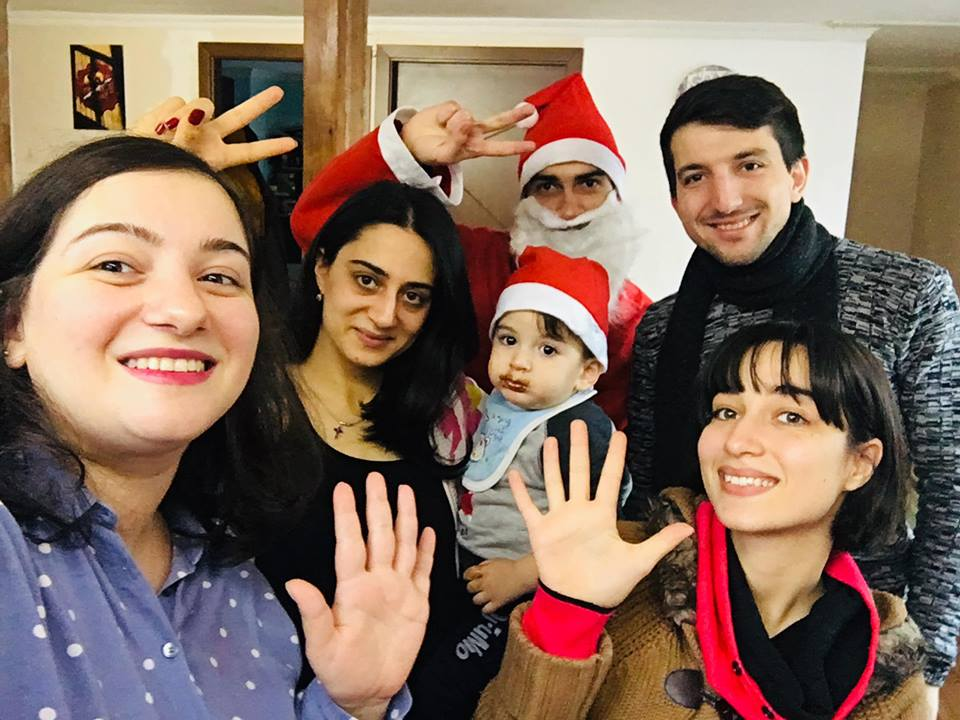
#> input picture papa.jpg, 960 x 720 px
$ python main.py
#> lines starting #> are read from the running program, lines starting #| are printed output that depends on the picture; after the words box and inside, x2 and y2 are one past the last pixel; in counts of white or black regions, pixels touching at a corner belong together
import cv2

face_cascade_db = cv2.CascadeClassifier(cv2.data.haarcascades + "haarcascade_frontalface_default.xml")

img = cv2.imread("papa.jpg")
#> img is the input picture: shape (720, 960, 3); mean B, G, R 94.5, 109.1, 134.3
img_gray = cv2.cvtColor(img, cv2.COLOR_BGR2GRAY)
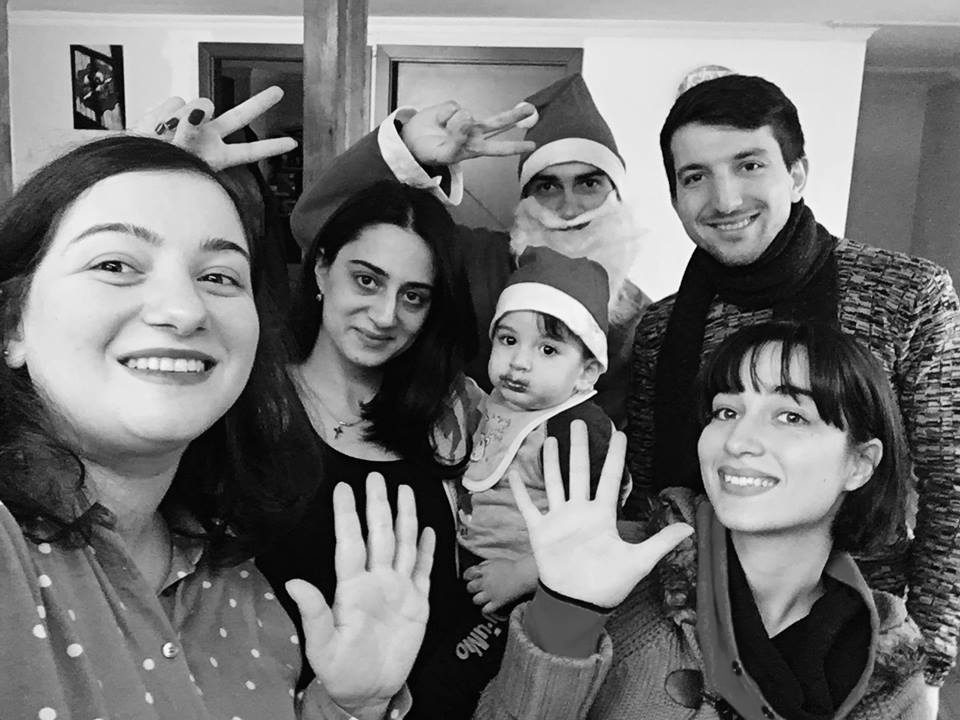
#> img_gray: shape (720, 960); min 0, max 255, mean 115

faces = face_cascade_db.\
    detectMultiScale(img, 1.1, 19)
#> faces = [[654, 116, 140, 140], [319, 233, 139, 139], [36, 167, 262, 262]]
for (x,y,w,h) in faces:
    cv2.rectangle(img, (x,y),
                  (x+w,y+h), (0,255,0),2)
#> this loop made 3 passes
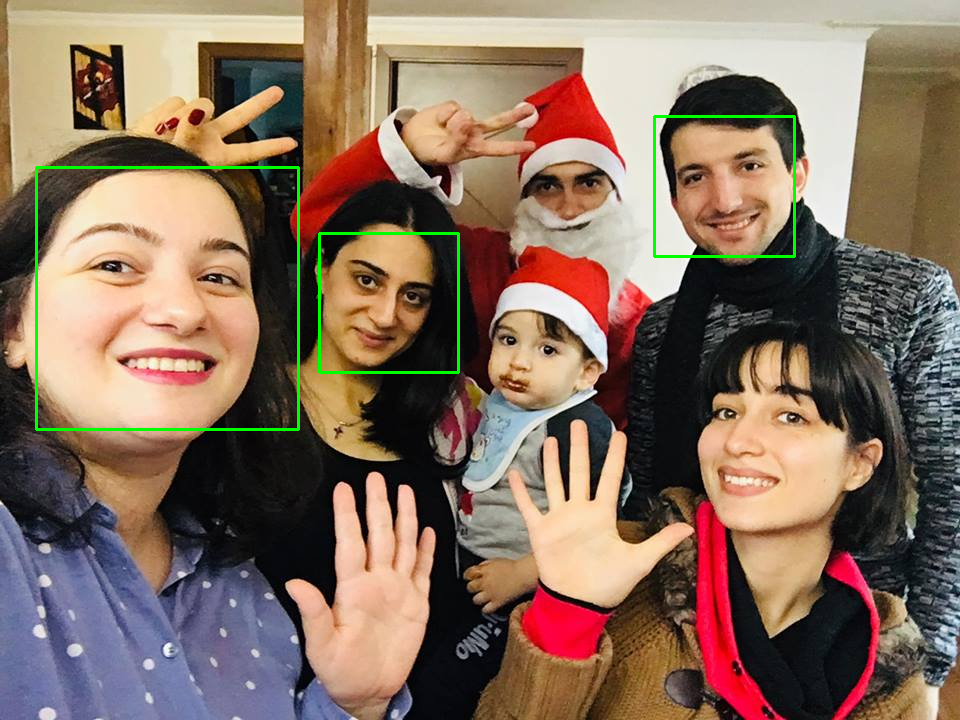
#> img: shape (720, 960, 3); 0.94% of pixels changed, all inside (x1, y1, x2, y2) = (35, 115, 796, 431)

cv2.imshow('rez', img)
cv2.waitKey()
